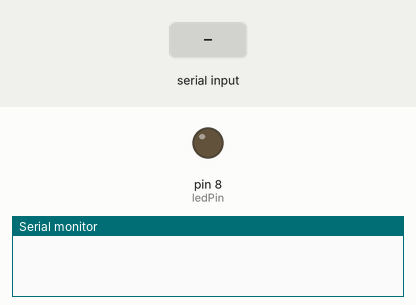
Recording of a sketch running on a simulated Arduino Uno, built with avr-gcc and run on an emulated ATmega328P. Parts: output pins drawn as LEDs (lit = HIGH), the last lines printed to the serial monitor. The inputs (shaded band) are chosen by the test bench.

Above: at 1.2 s.
1.3 s: "a" received over Serial
At 2.2 s:
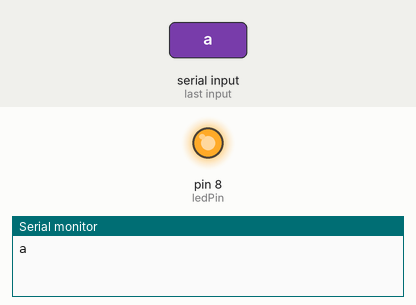
2.8 s: "d" received over Serial
At 3.9 s:
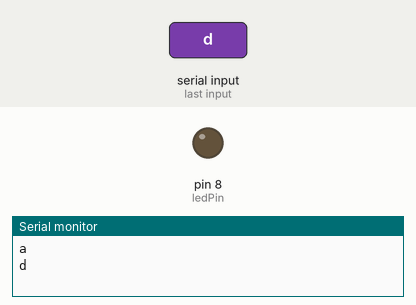
Timing chart, 0 to 5.8 s (numbered marks = the images above; inputs shaded):
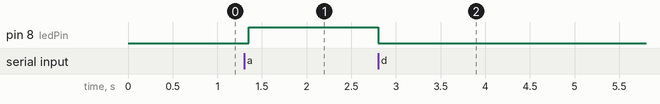

The sketch:

Control_led_with_bluetooth.ino
```cpp
#include<SoftwareSerial.h>

#define ledPin 8

SoftwareSerial bluetooth(9,10);//RX,TX

void setup() {
  // put your setup code here, to run once:
  Serial.begin(9600);
  bluetooth.begin(9600);
  pinMode(ledPin,OUTPUT);
}

void loop() {
  // put your main code here, to run repeatedly:
  if(Serial.available()){
    char data = Serial.read();

    if(data == 'a'){
      digitalWrite(ledPin, HIGH);
    }
    if(data == 'd'){
      digitalWrite(ledPin, LOW);
    }
    Serial.println(data);
  }
  delay(50);
}
```

Measured:
- after the input at 1.3 s, pin 8 (ledPin): LOW → HIGH after 0.05 s
- after the input at 2.8 s, pin 8 (ledPin): HIGH → LOW at once
